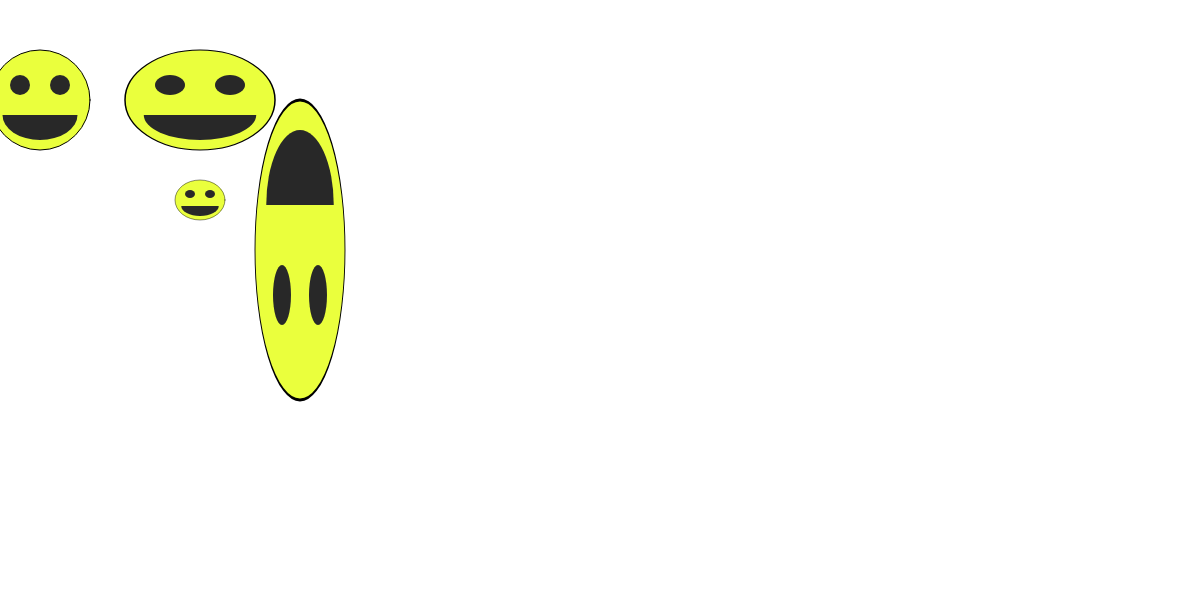
Frame 1 (no input)
Frame 60 (no input): identical to frame 1, image omitted
Frame 120 (the mouse pressed at the canvas centre since frame 60): identical to frame 1, image omitted

The p5.js sketch that drew this single still picture (run headless with seeded random() and noise() and a simulated clock; from frame 60 on, the mouse is pressed at the canvas centre):

// p5.js sketch
// ── sketch.js
function setup(){
    createCanvas( windowWidth, 600 );
}

function draw() {
    // set the background to 'white'
    background(255);


    smileyFace( 40, 100, 1.0, 1.0 );
    smileyFace( 200, 100, 1.5, 1.0 );
    smileyFace( 200, 200, 0.5, 0.4 );
    smileyFace( 300, 250, 0.9, -3.0 );

}


/* SMILEY FACE FUNCTION */
function smileyFace( pos_x, pos_y, scale_x, scale_y ) {
    push(); // <- Begin sandbox

    // 1. scale and position smiley face
    translate( pos_x, pos_y );
    scale( scale_x, scale_y );

    // 2. draw smiley face
    stroke( 0 );
    fill('rgba(234, 255, 61, 1.0)');
    ellipse( 0, 0, 100 );
    noStroke();
    fill( 40, 255 );
    arc( 0, 15, 75, 50, 0, PI );
    ellipse( -20, -15, 20 );
    ellipse( 20, -15, 20 );

    pop(); // <- End sandbox
}
